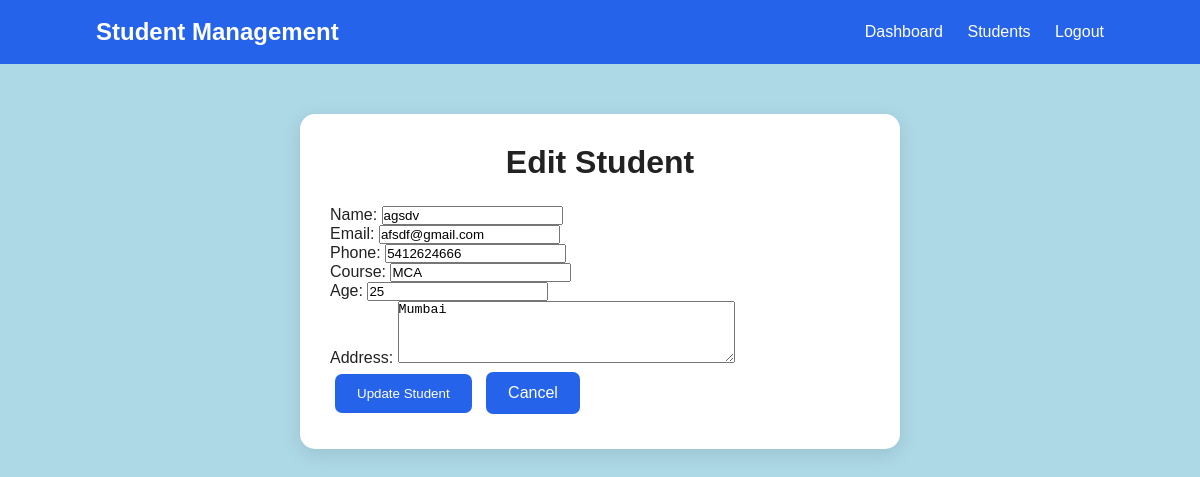
The app's page /edit/7/ (signed in) with its own data.
### students/models.py (models this page shows, shortened)
class Student(models.Model):
    name = models.CharField(max_length=100)
    email = models.EmailField(unique=True)
    phone = models.CharField(max_length=15)
    course = models.CharField(max_length=100)
    age = models.IntegerField()
    address = models.TextField()

### students/views.py (the view)
# urls.py: path('edit/<int:id>/', views.edit_student, name='edit_student'),
@login_required
def edit_student(request, id):
    student = Student.objects.get(id=id)
    if request.method == 'POST':
        form = StudentForm(
            request.POST,
            instance=student
        )
        if form.is_valid():
            form.save()
            return redirect('students')
    else:
        form = StudentForm(
            instance=student
        )
    return render(
        request,
        'students/edit_student.html',
        {'form': form}
    )

### students/forms.py
class StudentForm(forms.ModelForm):
    class Meta:
        model = Student
        fields = [
            'name',
            'email',
            'phone',
            'course',
            'age',
            'address',
        ]
        widgets = {
            'name': forms.TextInput(attrs={
                'placeholder': 'Enter student name'
            }),
            'email': forms.EmailInput(attrs={
                'placeholder': 'Enter email'
            }),
            'phone': forms.TextInput(attrs={
                'placeholder': 'Enter phone number'
            }),
            'course': forms.TextInput(attrs={
                'placeholder': 'Enter course'
            }),
            'age': forms.NumberInput(attrs={
                'placeholder': 'Enter age'
            }),
            'address': forms.Textarea(attrs={
                'placeholder': 'Enter address',
                'rows': 4
            }),
        }

### students/templates/students/edit_student.html (shortened to what this page needs)
{% load static %}
<!DOCTYPE html>
<html>
<head>
    <link rel="stylesheet"
          href="{% static 'students/style.css' %}">
</head>
<body>
    <nav class="navbar">
        <div class="logo">
            Student Management
        </div>
        <div>
            <a href="{% url 'home' %}">Dashboard</a>
            <a href="{% url 'students' %}">Students</a>
            <a href="{% url 'logout' %}">Logout</a>
        </div>
    </nav>
    <div class="container">
        <div class="form-card">
            <h1>Edit Student</h1>
            <form method="POST">
                {{ form.as_p }}
                <button class="btn" type="submit">
                    Update Student
                </button>
                <a class="btn"
                   href="{% url 'students' %}">
                    Cancel
                </a>
            </form>
        </div>
    </div>
</body>
</html>

### students/static/students/style.css (style rules this page uses)
* { margin: 0; padding: 0; box-sizing: border-box; }
body { font-family: Arial, sans-serif; background: #f4f7fb; color: #222; }
body { background: lightblue; }
.navbar { background: #2563eb; padding: 18px 8%; display: flex; justify-content: space-between; align-items: center; }
.logo { color: white; font-size: 24px; font-weight: bold; }
.navbar a { color: white; text-decoration: none; margin-left: 20px; }
.container { width: 90%; max-width: 1100px; margin: 50px auto; }
.btn { display: inline-block; background: #2563eb; color: white; padding: 12px 22px; border-radius: 7px; text-decoration: none; border: none; cursor: pointer; margin: 5px; }
.form-card { background: white; max-width: 600px; margin: auto; padding: 30px; border-radius: 15px; box-shadow: 0 5px 20px rgba(0, 0, 0, 0.1); }
.form-card h1 { text-align: center; margin-bottom: 25px; }

### records on screen
Student: name "agsdv", email "afsdf@gmail.com", phone "5412624666", course "MCA", age "25", address "Mumbai"
